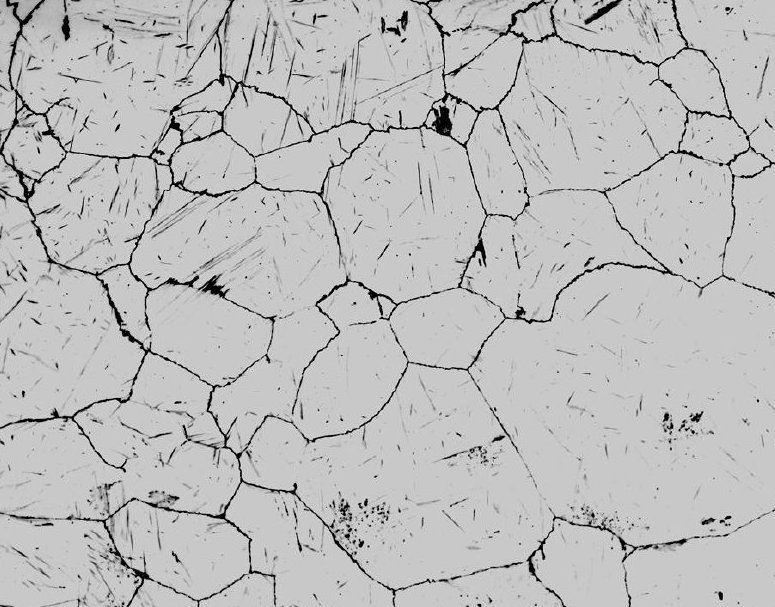
#> input picture Images/grains/grains.jpg, 775 x 607 px
$ python lecture29.py
#> lines starting #> are read from the running program, lines starting #| are printed output that depends on the picture; after the words box and inside, x2 and y2 are one past the last pixel; in counts of white or black regions, pixels touching at a corner belong together

#*Key points, detectors and descriptors in openCV

#!In OpenCV, keypoints, detectors, and descriptors are fundamental components used for feature detection,
#!description, and matching in computer vision and image processing tasks.

#?WHAT IS IMAGE REGISTRATION?
#*Image registration is the process of aligning two or more images of the same scene or object taken at different times,
#*from different viewpoints, or by different imaging modalities.
#*The goal of image registration is to find a spatial transformation that brings the images into a common coordinate system,
#*allowing for direct comparison or combination of the images.

#?WHAT IS KEYPOINTS IN OPENCV?
#*Keypoints represent distinctive and localized feature points or regions within an image.
#*They are typically identified based on their unique characteristics, such as corners, edges, or blobs.
#*Keypoints are essential for various tasks, including feature matching, object recognition, image registration, and tracking.

#?WHAT IS DETECTORS IN OPENCV?
#*Detectors are algorithms or methods used to detect keypoints in an image.

#?WHAT IS DESCRIPTORS IN OPENCV?
#*Descriptors are numerical representations or feature vectors associated with each keypoint.
#*They capture the local image information surrounding the keypoint and describe its distinctive characteristics.
#*Descriptors are computed to encode the appearance, texture, or other relevant information of the keypoints.


"""What are features, detectors, and keypoints?
Features in an image are unique regions that the computer can easily tell apart.
Corners are good examples of features. Finding these unique features is called feature detection.
Once features are detected we need to find similar ones in a different image.
This means we need to describe the features.
Once you have the features and its description, you can find same features
in all images and align them, stitch them or do whatever you want.

Harris corner detector is a good example of feature detector.

Keypoints are the same thing as points of interest.
They are spatial locations, or points in the image that define what is interesting or what stand out in the image.
The reason why keypoints are special is because no matter how the image changes...
whether the image rotates, shrinks/expands, is translated, or distorted
you should be able to find the same keypoints in this modified image when comparing with the original image.

Harris corner detector detects corners.
FAST: Features from Accelerated Segment Test - also detects corners


Each keypoint that you detect has an associated descriptor that accompanies it.
SIFT, SURF and ORB all detect and describe the keypoints.

Descriptors are primarily concerned with both the scale and the orientation of the keypoint.

e.g. run ORB and draw keypoints with rich keypoints.
some of these points have a different circle radius. These deal with scale.

The larger the "circle", the larger the scale was that the point was detected at.
Also, there is a line that radiates from the centre of the circle to the edge.
This is the orientation of the keypoint, which we will cover next

Usually when we want to detect keypoints, we just take a look at the locations.
However, if you want to match keypoints between images,
then you definitely need the scale and the orientation to facilitate this.

"""

#HARRIS corner
#

import cv2
import numpy as np


img = cv2.imread('Images/grains/grains.jpg')
#> img is the input picture: shape (607, 775, 3); min 0, max 254, mean 189.1
gray = cv2.cvtColor(img,cv2.COLOR_BGR2GRAY)

gray = np.float32(gray)  #Harris works on float32 images.

#Input parameters
# image, block size (size of neighborhood considered), ksize (aperture parameter for Sobel), k
harris = cv2.cornerHarris(gray,2,3,0.04)
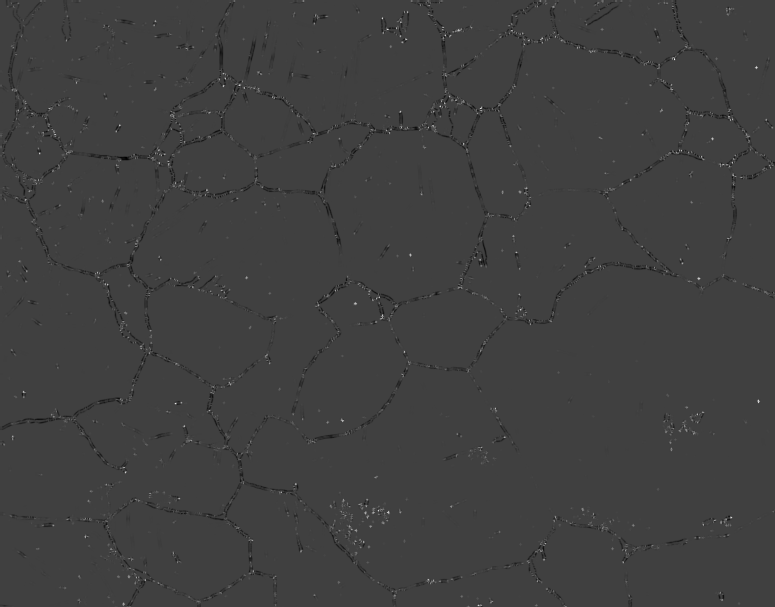
#> harris: shape (607, 775) float32; min -63120812, max 188024864, mean -185387.9; drawn with min black and max white

# Threshold for an optimal value, it may vary depending on the image.
img[harris>0.01*harris.max()]=[255,0,0]    # replace these pixels with blue
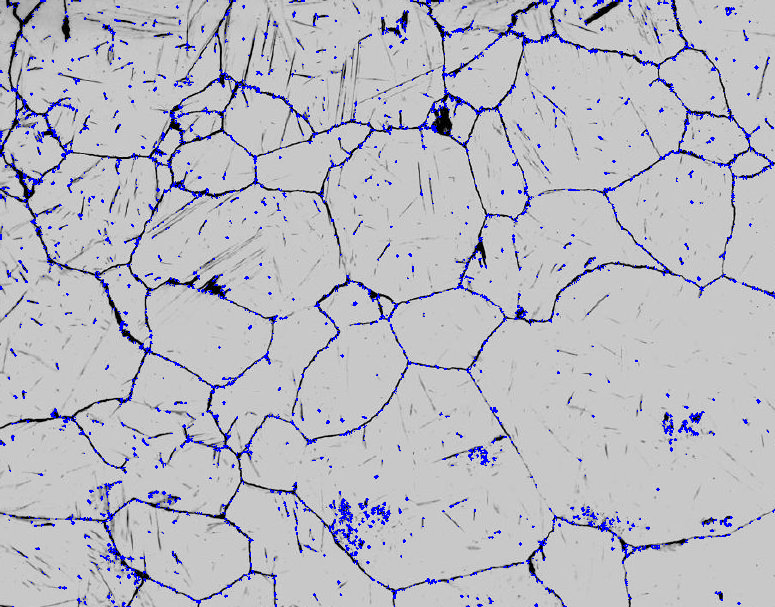
#> img: shape (607, 775, 3); 3.23% of pixels changed, all inside (x1, y1, x2, y2) = (0, 0, 775, 607)

# cv2.imshow('Harris Corners',img)
# cv2.waitKey(0)

#############################################

# Shi-Tomasi Corner Detector & Good Features to Track
# In opencv it is called goodfeaturestotrack


# import cv2
# import numpy as np

img1 = cv2.imread('images/grains/grains.jpg')
gray = cv2.cvtColor(img,cv2.COLOR_BGR2GRAY)
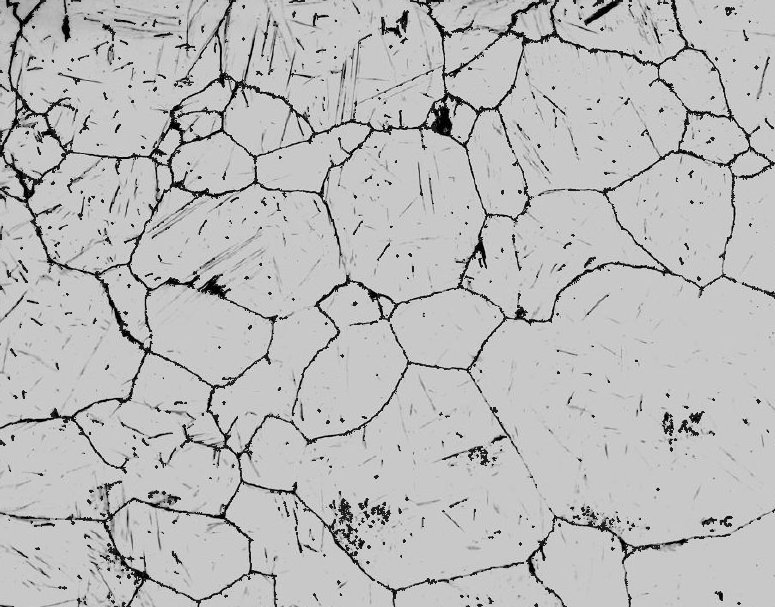
#> gray: shape (607, 775); min 0, max 254, mean 186.4

#input image, #points, quality level (0-1), min euclidean dist. between detected points
corners = cv2.goodFeaturesToTrack(gray,50,0.05,10)
#> corners = 50 rows, first 8: [280, 157], [31, 94], [557, 314], [219, 347], [748, 94], [21, 248], [734, 60], [324, 555]
corners = np.int0(corners)   #np.int0 is int64
#todo 'corners' is all the detected points in x and y coordinates.

for i in corners:
    x,y = i.ravel()   # Ravel Returns a contiguous flattened array.
#    print(x,y)
    cv2.circle(img,(x,y),3,255,-1)  #Draws circle (Img, center, radius, color, etc.)
#> this loop made 50 passes
#> (x, y) on passes 1 to 12: (280, 157), (31, 94), (557, 314), (219, 347), (748, 94), (21, 248), (734, 60), (324, 555), (335, 57), (260, 264), (326, 323), (520, 543)
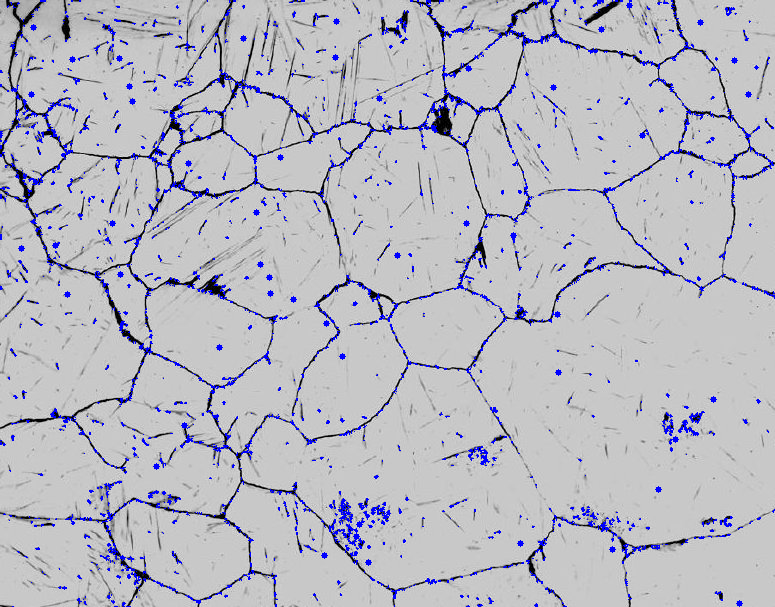
#> img: shape (607, 775, 3); 0.23% of pixels changed, all inside (x1, y1, x2, y2) = (18, 2, 752, 607)

# cv2.imshow('Corners',img)
# cv2.waitKey(0)

#####################################
#SIFT and SURF - do not work in opencv 3
#SIFT stands for scale invariant feature transform
#####################################
# FAST
# Features from Accelerated Segment Test
# High speed corner detector
# FAST is only keypoint detector. Cannot get any descriptors.

import cv2

img2 = cv2.imread('images/grains/grains.jpg', 0)

# Initiate FAST object with default values
detector = cv2.FastFeatureDetector_create(50)   #Detects 50 points

kp = detector.detect(img, None)
#> kp = 3710 keypoints; strongest (x, y, size): (503, 36, 7), (526, 198, 7), (204, 195, 7), (447, 106, 7)

img2 = cv2.drawKeypoints(img, kp, None, flags=0)
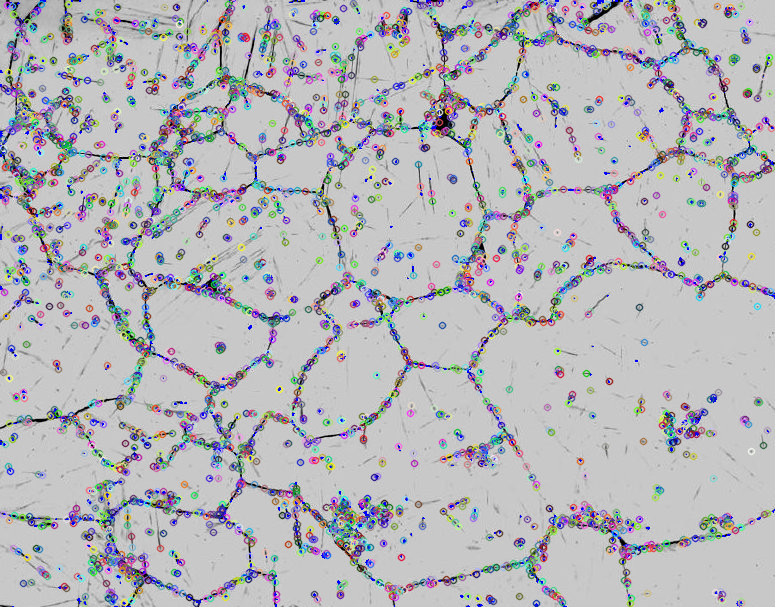
#> img2: shape (607, 775, 3); mean B, G, R 186.1, 181.9, 181.9

# cv2.imshow('Corners',img2)
# cv2.waitKey(0)


#############################################
#BRIEF (Binary Robust Independent Elementary Features)
#One important point is that BRIEF is a feature descriptor,
#it doesn’t provide any method to find the features.
# Not going to show the example as BRIEF also not working in opencv 3

###############################################
#ORB
# Oriented FAST and Rotated BRIEF
# An efficient alternative to SIFT or SURF
# ORB is basically a fusion of FAST keypoint detector and BRIEF descriptor

# import numpy as np
# import cv2

img3 = cv2.imread('images/grains/grains.jpg', 0)

orb = cv2.ORB_create(100)


kp, des = orb.detectAndCompute(img, None)
#> kp = 100 keypoints; strongest (x, y, size): (727, 522, 31), (124, 326, 31), (671, 151, 31), (218, 348, 37.2)
#todo: circle showa the strength of the keypoint and the line shows the angle of direction.


# draw only keypoints location,not size and orientation
#img2 = cv2.drawKeypoints(img, kp, None, flags=None)
# Now, let us draw with rich key points, reflecting descriptors.
# Descriptors here show both the scale and the orientation of the keypoint.
img2 = cv2.drawKeypoints(img, kp, None, flags=cv2.DRAW_MATCHES_FLAGS_DRAW_RICH_KEYPOINTS)
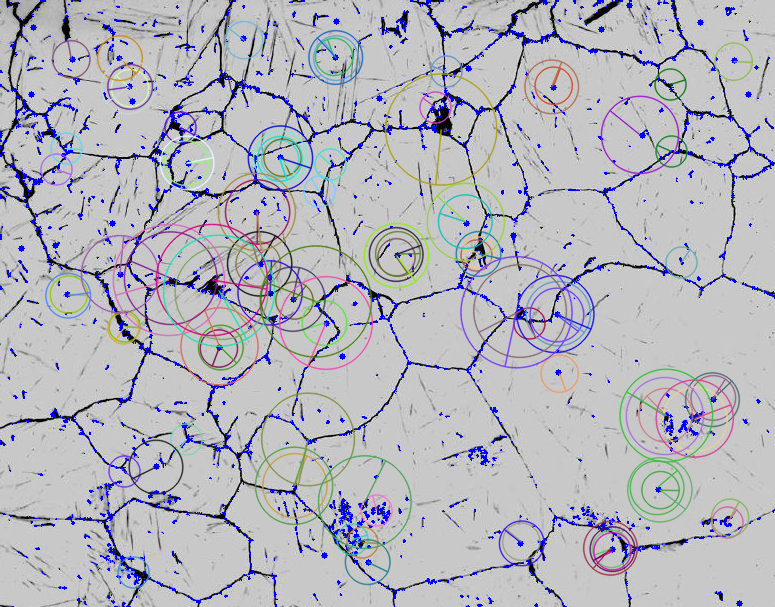
#> img2: shape (607, 775, 3); mean B, G, R 190.4, 181.9, 181.9
cv2.imshow("With keypoints", img2)
cv2.waitKey(0)
